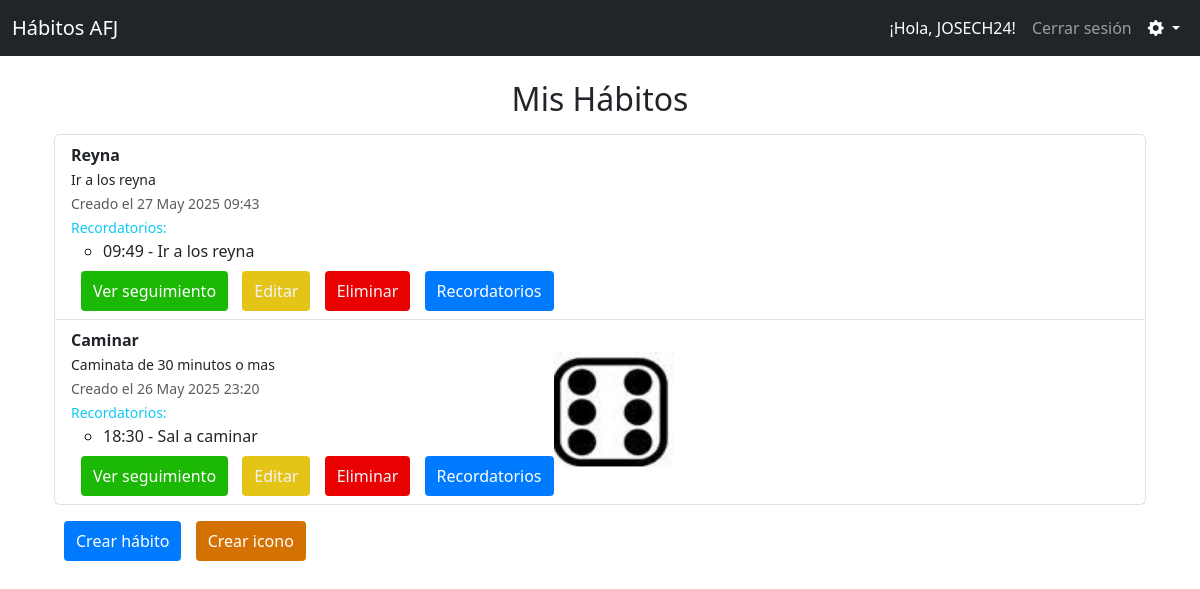
The app's page /habitos/lista/ (signed in) with its own data.
### habitos/models.py (models this page shows, shortened)
class Habito(models.Model):
    usuario = models.ForeignKey(User, on_delete=models.CASCADE)
    nombre = models.CharField(max_length=100)
    descripcion = models.TextField(blank=True, null=True)
    icono = models.ForeignKey('Icono', on_delete=models.SET_NULL, null=True, blank=True)
    fecha_creacion = models.DateTimeField(auto_now_add=True)

class Recordatorio(models.Model):
    habito = models.ForeignKey(Habito, on_delete=models.CASCADE, related_name='recordatorios')
    mensaje = models.CharField(max_length=255)
    hora = models.TimeField()
    frecuencia = models.CharField(
        max_length=20,
        choices=[('diario', 'Diario'), ('semanal', 'Semanal')],
        default='diario'
    )

class Icono(models.Model):
    nombre = models.CharField(max_length=100)
    imagen = models.ImageField(upload_to='iconos/')
    usuario = models.ForeignKey(User, on_delete=models.CASCADE)
    class Meta:
        unique_together = ('nombre', 'usuario')  # <- esto evita duplicados por usuario

### habitos/views.py (the view)
# urls.py: path('lista/', views.lista_habitos, name='lista_habitos'),
@never_cache
@login_required
def lista_habitos(request):
    habitos = Habito.objects.filter(usuario=request.user).select_related('icono').prefetch_related('recordatorios').order_by('-fecha_creacion')
    return render(request, 'habitos/lista_habitos.html', {'habitos': habitos})

### habitos/templates/habitos/lista_habitos.html (shortened to what this page needs)
{% extends 'base.html' %}
{% load static %}
{% block content %}
<div class="container mt-4">
    <h2 class="titulo-centrado">Mis Hábitos</h2>
    {% if habitos %}
    <ul class="list-group mt-3">
        {% for habito in habitos %}
        <li class="list-group-item d-flex align-items-center">
            <div>
                <strong>{{ habito.nombre }}</strong><br>
                <small>{{ habito.descripcion }}</small><br>
                <small class="text-muted">Creado el {{ habito.fecha_creacion|date:"d M Y H:i" }}</small><br>
                {% if habito.recordatorios.all %}
                <small class="text-info">Recordatorios:</small>
                <ul>
                    {% for recordatorio in habito.recordatorios.all %}
                    <li>{{ recordatorio.hora|time:"H:i" }} - {{ recordatorio.mensaje }}</li>
                    {% endfor %}
                </ul>
                {% endif %}
                <button class="btn-verde mt-2" onclick="window.location.href='{% url 'detalle_habito' habito.id %}'">Ver seguimiento</button>
                <button class="btn2-amarillo mt-2" onclick="window.location.href='{% url 'editar_habito' habito.id %}'">Editar</button>
                <button class="btn3-rojo mt-2" onclick="window.location.href='{% url 'eliminar_habito' habito.id %}'">Eliminar</button>
                <button class="btn-azul mt-2" onclick="window.location.href='{% url 'ver_recordatorio' habito.id %}'">Recordatorios</button>
            </div>
            {% if habito.icono %}
                <img src="{{ habito.icono.imagen.url }}" alt="{{ habito.icono.nombre }}" width="120" height="120">
            {% endif %}
        </li>
            {% endfor %}
        </ul>
        <button class="btn-azul mt-3" onclick="window.location.href='{% url 'crear_habito' %}'">Crear hábito</button>
        <button class="btn1-naranja mt-2" onclick="window.location.href='{% url 'crear_icono' %}'">Crear icono</button>
    {% else %}
        <p>No has registrado ningún hábito aún.</p>
        <button class="btn-azul" onclick="window.location.href='{% url 'crear_habito' %}'">Crear hábito</button>
        <button class="btn1-naranja mt-2" onclick="window.location.href='{% url 'crear_icono' %}'">Crear icono</button>
    {% endif %}
</div>
{% endblock %}

### habitos/templates/base.html (shortened to what this page needs)
{% load static %}
<!DOCTYPE html>
<html lang="es">
<head>
    <link rel="stylesheet" href="{% static 'habitos/css/estilos.css' %}">
    <link rel="stylesheet" href="https://cdn.jsdelivr.net/npm/bootstrap@5.3.0/dist/css/bootstrap.min.css">
    <link rel="stylesheet" href="https://cdn.jsdelivr.net/npm/bootstrap-icons@1.10.5/font/bootstrap-icons.css">
</head>
<body>
    <nav class="navbar navbar-expand-lg navbar-dark bg-dark">
        <div class="container-fluid">
            <a class="navbar-brand" href="{% url 'inicio' %}">Hábitos AFJ</a>
            <div class="collapse navbar-collapse justify-content-end" id="navbarNav">
                <ul class="navbar-nav">
                    {% if user.is_authenticated %}
                        <li class="nav-item">
                            <span class="nav-link disabled text-white">
                                ¡Hola, {{ user.username }}!
                            </span>
                        </li>
                        <li class="nav-item">
                            <a class="nav-link" href="#" onclick="event.preventDefault(); document.getElementById('logout-form').submit();">
                                Cerrar sesión
                            </a>
                        </li>
                        <li class="nav-item dropdown">
                            <a class="nav-link dropdown-toggle text-white" href="#" id="configuracionDropdown" role="button" data-bs-toggle="dropdown" aria-expanded="false">
                                <i class="bi bi-gear-fill"></i>
                            </a>
                        </li>
                    {% endif %}
                </ul>
            </div>
        </div>
    </nav>
    <div class="container mt-4">
        {% block content %}
        {% endblock %}
    </div>
</body>
</html>

### habitos/static/habitos/css/estilos.css (style rules this page uses)
body { font-family: Arial, sans-serif; background-color: #f0f8ff; margin: 20px; }
button { background-color: #4CAF50; color: white; border: none; padding: 10px 15px; cursor: pointer; border-radius: 4px; }
.btn-azul { background-color: #007bff; color: white; border: none; padding: 8px 12px; border-radius: 4px; cursor: pointer; margin-left: 10px; }
.btn-verde { background-color: #1bb906; color: white; border: none; padding: 8px 12px; border-radius: 4px; cursor: pointer; margin-left: 10px; }
.btn1-naranja { background-color: #d37203; color: white; border: none; padding: 8px 12px; border-radius: 4px; cursor: pointer; margin-left: 10px; }
.btn2-amarillo { background-color: #e4c517; color: rgb(243, 243, 248); border: none; padding: 8px 12px; border-radius: 4px; cursor: pointer; margin-left: 10px; }
.btn3-rojo { background-color: #e90000; color: rgb(243, 243, 248); border: none; padding: 8px 12px; border-radius: 4px; cursor: pointer; margin-left: 10px; }
.titulo-centrado { text-align: center; }

### records on screen
Habito: nombre "Reyna", descripcion "Ir a los reyna", fecha_creacion "27 May 2025 09:43"
Recordatorio: hora "09:49", mensaje "Ir a los reyna"
Habito: nombre "Caminar", descripcion "Caminata de 30 minutos o mas", fecha_creacion "26 May 2025 23:20", icono.imagen (picture)
Recordatorio: hora "18:30", mensaje "Sal a caminar"

### other values on screen
{{ user.username }} "JOSECH24"
